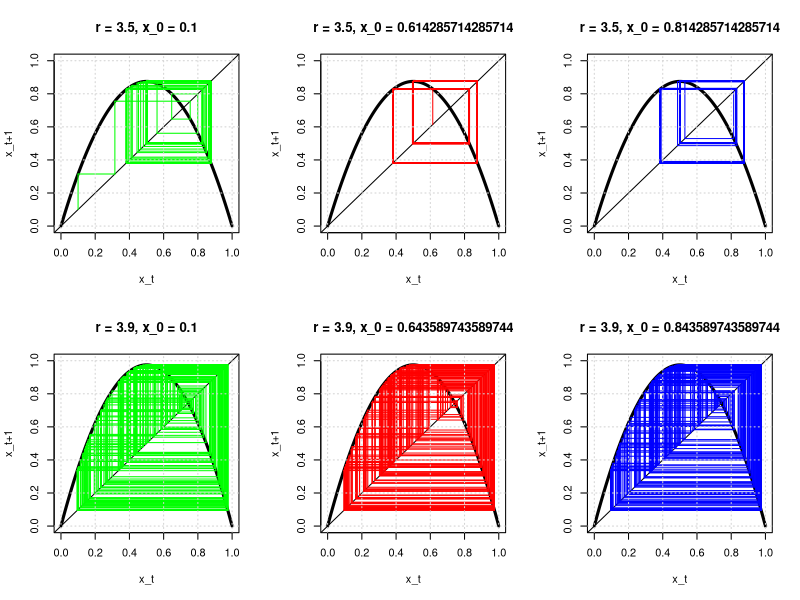

The R script that drew this image:
# Attribution:
# Code adapted from https://qualityandinnovation.com/2015/07/25/logistic-growth-s-curves-bifurcations-and-lyapunov-exponents-in-r/

stepf <- function(x, r, K) {
    return (r * x * (1 - x/K));
}

iterf <- function(start, f, N, K) {
    x <- numeric(N);
    x[1] <- start;
    for (i in 2:N) {
        x[i] <- f(x[i-1], r, K);
    }
    return (x);
}

coblines <- function(x, color) {
    N <- length(x);
    for (i in 2:N) {
        lines(x=c(x[i-1], x[i-1]), y=c(x[i-1], x[i]), col=color);
        lines(x=c(x[i-1], x[i]),   y=c(x[i],   x[i]), col=color);
    }
}

makeplot <- function(r, K, N, start, color, xmin, ymin, ymax) {
    # Plot f(x)
    title <- paste("r = ", toString(r), ", x_0 = ", toString(start), sep="");
    curve(
          stepf(x, r, K), xmin, K,
          n=100,
          xlim=c(xmin, K), ylim=c(ymin, ymax),
          lwd=3, col='black',
          main=title, xlab="x_t", ylab="x_t+1"
          );

    # Plot diagonal
    abline(0,1);

    # Plot Poincare section
    coblines(iterf(start, stepf, N, K), color);
    
    # ... and a nice grid
    grid();
}

#rs <- c(0.5, 1.5, 2.5);
#xmins <- c(-1.5, 0, 0);
#ymins <- c(-1.5, 0, 0);
#ymaxs <- c(0.25, 0.5, 0.75);
#
#par(mfrow=c(3,3));
#for (i in 1:3) {
#    r <- rs[i];
#    start_low_p=0+1e-1;
#    start_high_m=(r - 1)/r - 1e-1;
#    start_high_p=(r - 1)/r + 1e-1;
#
#    makeplot(r, 1, 200, start_low_p, 'green', xmins[i], ymins[i], ymaxs[i]);
#    makeplot(r, 1, 200, start_high_m, 'red',  xmins[i], ymins[i], ymaxs[i]);
#    makeplot(r, 1, 200, start_high_p, 'blue', xmins[i], ymins[i], ymaxs[i]);
#}

par(mfrow=c(2,3));
rs <- c(3.5, 3.9);
xmins <- c(0, 0);
ymins <- c(0, 0);
ymaxs <- c(1, 1);

for (i in 1:2) {
    r <- rs[i];
    start_low_p=0+1e-1;
    start_high_m=(r - 1)/r - 1e-1;
    start_high_p=(r - 1)/r + 1e-1;

    makeplot(r, 1, 200, start_low_p, 'green', xmins[i], ymins[i], ymaxs[i]);
    makeplot(r, 1, 200, start_high_m, 'red',  xmins[i], ymins[i], ymaxs[i]);
    makeplot(r, 1, 200, start_high_p, 'blue', xmins[i], ymins[i], ymaxs[i]);
}
